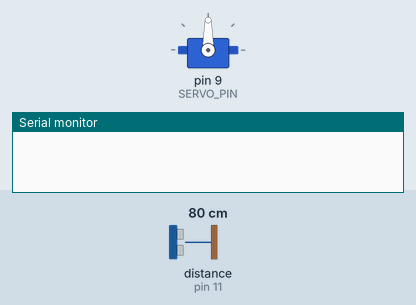
A sketch run on a simulated Arduino Uno, built with avr-gcc and run on an emulated ATmega328P. Shown: servo, the last lines printed to the serial monitor. The inputs (shaded band) are chosen by the test bench; at power-on: distance to the obstacle (sensor on pin 11) 80 cm. The echo pulse lasts 58.3 µs per cm.

Above: at 0.1 s.
At 2.2 s:
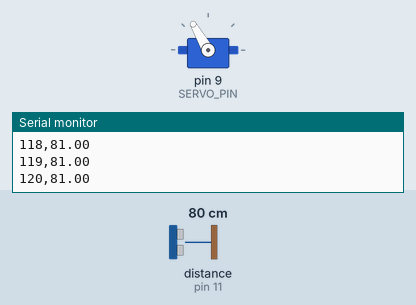
2.3 s: distance to the obstacle (sensor on pin 11) set to 120 cm
At 2.73 s:
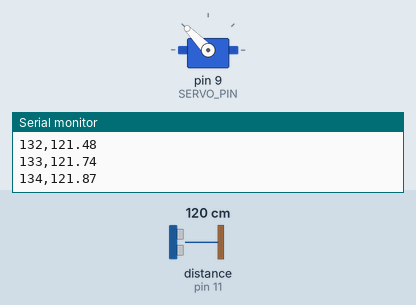
Timing chart, 0 to 17.3 s (numbered marks = the images above; inputs shaded):
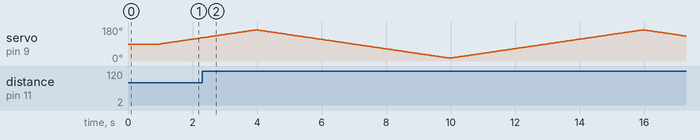

The sketch:

arduino-radar.ino
```cpp
#include <NewPing.h>
#include <Servo.h>

constexpr int TRIG_PIN = 12;
constexpr int ECHO_PIN = 11;
constexpr int MAX_DETECT_DISTANCE = 200;
constexpr int READINGS_COUNT = 5;
constexpr int MAX_CONSECUTIVE_ZEROS = 3;
constexpr int SERVO_PIN = 9;
constexpr int MIN_ANGLE = 15; // Minimum rotation angle for the servo
constexpr int MAX_ANGLE = 165; // Maximum rotation angle for the servo
constexpr int CENTER_ANGLE = 90;
constexpr int SCAN_SPEED = 1;
constexpr unsigned long SCAN_INTERVAL = 40;

enum class ScanDirection {
    COUNTER_CLOCKWISE,
    CLOCKWISE
};

NewPing sonar(TRIG_PIN, ECHO_PIN, MAX_DETECT_DISTANCE);
Servo myServo;

class DistanceFilter {
private:
  int readings[READINGS_COUNT];
  int readIndex = 0;
  int total = 0;
  float filteredDistance;
  int lastValidReading = MAX_DETECT_DISTANCE;
  int consecutiveZeroCount = 0;
  float alpha = 0.5;

public:
  DistanceFilter() {
    for (int i = 0; i < READINGS_COUNT; i++) {
      readings[i] = MAX_DETECT_DISTANCE;
    }
    total = MAX_DETECT_DISTANCE * READINGS_COUNT;
    filteredDistance = MAX_DETECT_DISTANCE;
  }

  float filter(int currentReading) {
    int adjustedReading = handleZeroReading(currentReading);

    // Use Simple Moving Average (SMA) to reduce the impact of random errors
    total -= readings[readIndex];
    readings[readIndex] = adjustedReading;
    total += readings[readIndex];
    readIndex = (readIndex + 1) % READINGS_COUNT;
    float sma = total / READINGS_COUNT;

    /**
     * Apply Exponential Moving Average (EMA) filtering algorithm.
     * Alpha determines the influence of new values on the filtered result,
     * affecting responsiveness and smoothness.
     * A larger alpha value makes the filter respond more quickly to new changes,
     * while a smaller alpha value results in a smoother output.
     */
    filteredDistance = alpha * sma + (1 - alpha) * filteredDistance;

    return filteredDistance;
  }

private:
  /**
   * Handle zero readings:
   * 1. If the number of consecutive zeros is greater than or equal to MAX_CONSECUTIVE_ZEROS,
   *    assume the object is out of detection range and set the result to MAX_DETECT_DISTANCE.
   * 2. If the number of consecutive zeros is less than MAX_CONSECUTIVE_ZEROS,
   *    treat it as an occasional occurrence and use the last non-zero reading as the result.
   */
  int handleZeroReading(int reading) {
    if (reading == 0) {
      consecutiveZeroCount++;
      if (consecutiveZeroCount >= MAX_CONSECUTIVE_ZEROS) {
        lastValidReading = MAX_DETECT_DISTANCE;
      }
    } else {
      consecutiveZeroCount = 0;
      lastValidReading = reading;
    }
    return lastValidReading;
  }
};

DistanceFilter distanceFilter;

int currentAngle = CENTER_ANGLE;
ScanDirection currentDirection = ScanDirection::COUNTER_CLOCKWISE;
unsigned long lastScanTime = 0;

void setup() {
    myServo.attach(SERVO_PIN);
    Serial.begin(9600);
    myServo.write(CENTER_ANGLE);
    delay(1000);
}

void loop() {
    // Use non-blocking delay design to ensure long-term program operation without overflow
    unsigned long currentTime = millis();
    if (currentTime - lastScanTime >= SCAN_INTERVAL) {
        rotateRadar();
        measureAndReportDistance();
        lastScanTime = currentTime;
    }
}

void rotateRadar() {
    switch (currentDirection) {
        case ScanDirection::COUNTER_CLOCKWISE:
            currentAngle += SCAN_SPEED;
            if (currentAngle >= MAX_ANGLE) {
                currentAngle = MAX_ANGLE;
                currentDirection = ScanDirection::CLOCKWISE;
            }
            break;
        case ScanDirection::CLOCKWISE:
            currentAngle -= SCAN_SPEED;
            if (currentAngle <= MIN_ANGLE) {
                currentAngle = MIN_ANGLE;
                currentDirection = ScanDirection::COUNTER_CLOCKWISE;
            }
            break;
    }
    myServo.write(currentAngle);
}

void measureAndReportDistance() {
    float distance = distanceFilter.filter(sonar.ping_cm());
    Serial.print(currentAngle);
    Serial.print(",");
    Serial.println(distance);
}
```
